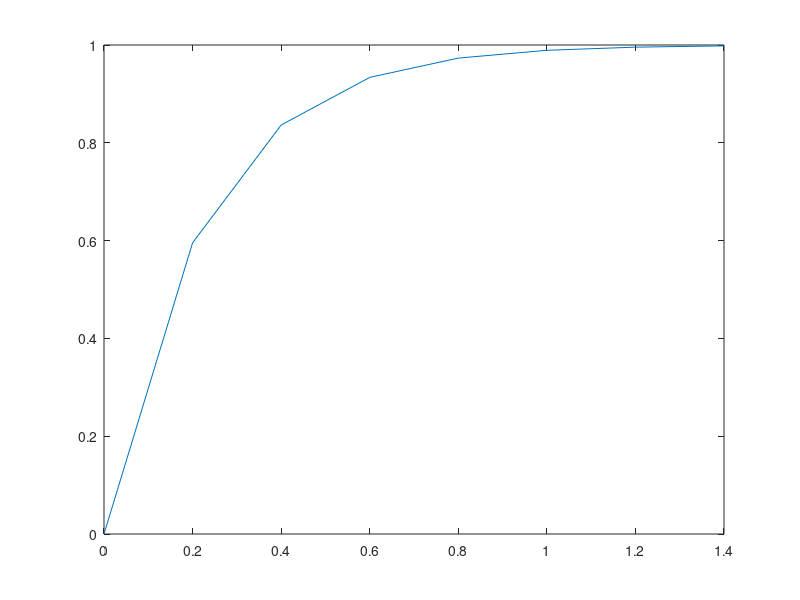

Source code (MATLAB): (Note: this script raises an error after producing the figure.)
t= [0:0.2:1.4];
T= 0.221;
P= 1-exp(-t/T);
plot(t,P)

dt=0.2;
N= [0:5:60];
n= (N.*dt)/T.*exp(-t./T)
figure
plot(n)